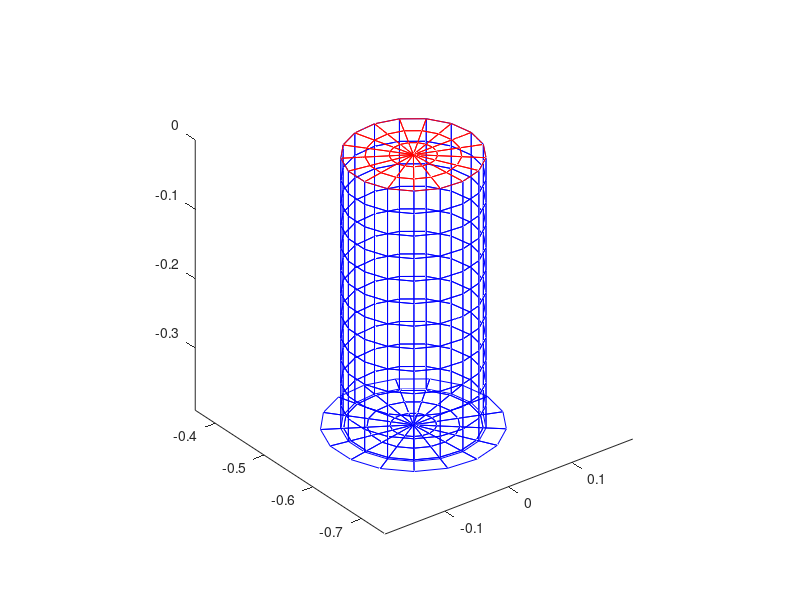

MATLAB code to generate this figure:
clearvars
clc

r = 0.182/2; % Radius of cylinder
rH = 0.233/2; % Radius of Heave plate
d = 0.3895; % Draft of cylinder 
panel_size = 0.035; % Panel size

% calculating draft at a given radius point 

step = 0.001; % defining step
radius_at_z = 0:step:r; % defines radius range
D=(d/r).*sqrt(r^2-radius_at_z.^2); % gives the draft at each radius. You might have to times it by -1


% ------------------------------------------------------------------------
% ceil: Rounds up numbers to the nearest hole number. e.g 3.4 --> 4, 
% -1.9 --> 1

num_panels_up = ceil(d/panel_size); % Number of panels up the cylinder CHANGE

num_panels_around = ceil((2*pi*r)/(panel_size)); % Number of panels around
                                                 % a quarter of the
                                                 % cylinder

num_panels_around_HEAVE_PLATE = ceil((2*pi*r)/(panel_size)); % Number of panels
                                                             % around a quarter of the
                                                             % heave plate


num_panels_radial = ceil(r/panel_size); % Number of panels in the radial direction 

num_panels_radial_HEAVE_PLATE = ceil(rH/panel_size); % Number of panels in the radial direction of heave plate 


% CHANGES - probably doesn't need to be changed

% ------------------------------------------------------------------------

delta_theta = 2*pi/(num_panels_around);
delta_r = r/num_panels_radial; % CHANGE - needs to be a function of the radius
delta_z = d/num_panels_up; % CHANGE - needs to be a function of the depth

delta_theta_HeavePlate = 2*pi/(num_panels_around_HEAVE_PLATE);
delta_r_HeavePlate = rH/num_panels_radial_HEAVE_PLATE; % CHANGE - needs to be a function of the radius


% ------------------------------------------------------------------------



% Open file for storing panel vertices (for use in WAMIT ".gdf" input
% file):
fid=fopen('Column2.gdf','wt'); % the code generates this file

num_panels = 2*num_panels_around*num_panels_radial + num_panels_around*num_panels_up; % total number of panels in the quarter

% all the following lines prints the actual lines in the GDF file
fprintf(fid,'Column2.GDF  --  circular cylinder with heave plate, R=1.05, ILOWHI=0, IRR=1 \n'); 
fprintf(fid,'    1.000000       9.806650     ULEN, GRAV \n');
fprintf(fid,'            0           0       ISX, ISY   \n');
fprintf(fid,'%d \n',num_panels);


% ------------------------------------------------------------------------


% Defining the offset of the column

xoff = 0; % offset the x axis position of the column
yoff = -0.55386; % offset the y axis position of the column
zoff = 0; % offset the z axis position of the column

% Pre-set values of offsets for an equilateral triangle of 3 columns:
% Column 1: xoff = -0.47965; yoff = 0.27694; zoff = 0;
% Column 2: xoff = 0; yoff = -0.55386; zoff = 0;
% Column 3: xoff = 0.47965; yoff = 0.27694; zoff = 0;

% Panelling a quarter of the base of the heave plate:

for n1 = 1:num_panels_around_HEAVE_PLATE
    for n2 = 1:num_panels_radial_HEAVE_PLATE
        x1 = (n2-1)*delta_r_HeavePlate*cos((n1-1)*delta_theta_HeavePlate) + xoff;
        y1 = (n2-1)*delta_r_HeavePlate*sin((n1-1)*delta_theta_HeavePlate) + yoff;
        z1 = -d;
        x2 = (n2-1)*delta_r_HeavePlate*cos(n1*delta_theta_HeavePlate) + xoff ;
        y2 = (n2-1)*delta_r_HeavePlate*sin(n1*delta_theta_HeavePlate) + yoff;
        z2 = -d;
        x3 = n2*delta_r_HeavePlate*cos(n1*delta_theta_HeavePlate) + xoff;
        y3 = n2*delta_r_HeavePlate*sin(n1*delta_theta_HeavePlate) + yoff;
        z3 = -d;
        x4 = n2*delta_r_HeavePlate*cos((n1-1)*delta_theta_HeavePlate) + xoff;
        y4 = n2*delta_r_HeavePlate*sin((n1-1)*delta_theta_HeavePlate) + yoff;
        z4 = -d;
        
        plot3([x1 x2 x3 x4 x1],[y1 y2 y3 y4 y1],[z1 z2 z3 z4 z1],'b')
        hold on
        
        fprintf(fid,'%11.7f %11.7f %11.7f %11.7f %11.7f %11.7f %11.7f %11.7f %11.7f %11.7f %11.7f %11.7f \n', ...
                x1,y1,z1,x2,y2,z2,x3,y3,z3,x4,y4,z4);
    end
end


% Panelling a quarter of the side of the cylinder:

for n1 = 1:num_panels_around
    for n2 = 1:num_panels_up
        x1 =  r*cos((n1-1)*delta_theta) + xoff;
        y1 =  r*sin((n1-1)*delta_theta) + yoff;
        z1 = -d + (n2-1)*delta_z;
        x2 =  r*cos(n1*delta_theta) + xoff;
        y2 =  r*sin(n1*delta_theta) + yoff;
        z2 = -d + (n2-1)*delta_z;
        x3 =  r*cos(n1*delta_theta) + xoff;
        y3 =  r*sin(n1*delta_theta) + yoff;
        z3 = -d + n2*delta_z;
        x4 =  r*cos((n1-1)*delta_theta) + xoff;
        y4 =  r*sin((n1-1)*delta_theta) + yoff;
        z4 = -d + n2*delta_z;
        
        plot3([x1 x2 x3 x4 x1],[y1 y2 y3 y4 y1],[z1 z2 z3 z4 z1],'b')
        hold on
        
        fprintf(fid,'%11.7f %11.7f %11.7f %11.7f %11.7f %11.7f %11.7f %11.7f %11.7f %11.7f %11.7f %11.7f \n', ...
                x1,y1,z1,x2,y2,z2,x3,y3,z3,x4,y4,z4);
    end
end

% Panelling a quarter of the interior free surface of the cylinder:

for n1 = 1:num_panels_around
    for n2 = 1:num_panels_radial
        x1 = (n2-1)*delta_r*cos((n1-1)*delta_theta) + xoff;
        y1 = (n2-1)*delta_r*sin((n1-1)*delta_theta) + yoff;
        z1 = 0;
        x2 = n2*delta_r*cos((n1-1)*delta_theta) + xoff;
        y2 = n2*delta_r*sin((n1-1)*delta_theta) + yoff;
        z2 = 0;
        x3 = n2*delta_r*cos(n1*delta_theta) + xoff;
        y3 = n2*delta_r*sin(n1*delta_theta) + yoff;
        z3 = 0;
        x4 = (n2-1)*delta_r*cos(n1*delta_theta) + xoff;
        y4 = (n2-1)*delta_r*sin(n1*delta_theta) + yoff;
        z4 = 0;
        
        plot3([x1 x2 x3 x4 x1],[y1 y2 y3 y4 y1],[z1 z2 z3 z4 z1],'r')
        hold on
        
        fprintf(fid,'%11.7f %11.7f %11.7f %11.7f %11.7f %11.7f %11.7f %11.7f %11.7f %11.7f %11.7f %11.7f \n', ...
                x1,y1,z1,x2,y2,z2,x3,y3,z3,x4,y4,z4);
    end
end


axis equal